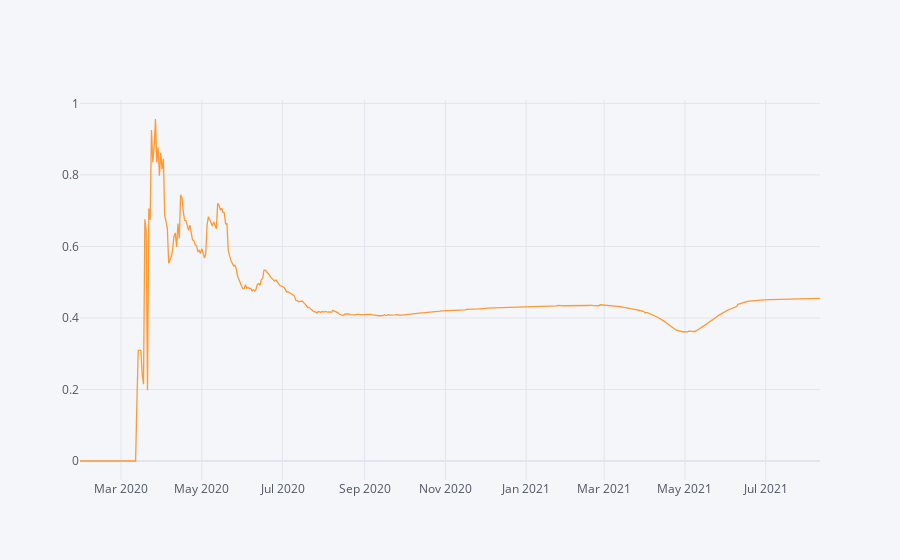

This figure's notebook cell:
### Markdown cell above
# FATALITY RATIO IN AN YEAR

### Code cell
fatality_year=df.groupby('Date')['Fatality-Ratio'].sum().reset_index()
fatality_year.iplot(kind='line',x='Date',y='Fatality-Ratio')

### Figure 1 — Plotly figure (JSON) as saved in the notebook; plotly's stock layout.template omitted (floating-point values rounded to 4 significant figures; data arrays with more than 128 entries replaced by an {"elided": "..."} marker saying what was removed)
{"data": [{"line": {"color": "rgba(255, 153, 51, 1.0)", "dash": "solid", "shape": "linear", "width": 1.3}, "mode": "lines", "name": "Fatality-Ratio", "text": "", "type": "scatter", "x": {"elided": "560 str values"}, "y": {"elided": "560 float values"}}], "layout": {"legend": {"bgcolor": "#F5F6F9", "font": {"color": "#4D5663"}}, "paper_bgcolor": "#F5F6F9", "plot_bgcolor": "#F5F6F9", "title": {"font": {"color": "#4D5663"}}, "xaxis": {"gridcolor": "#E1E5ED", "showgrid": true, "tickfont": {"color": "#4D5663"}, "title": {"font": {"color": "#4D5663"}, "text": ""}, "zerolinecolor": "#E1E5ED"}, "yaxis": {"gridcolor": "#E1E5ED", "showgrid": true, "tickfont": {"color": "#4D5663"}, "title": {"font": {"color": "#4D5663"}, "text": ""}, "zerolinecolor": "#E1E5ED"}}}
